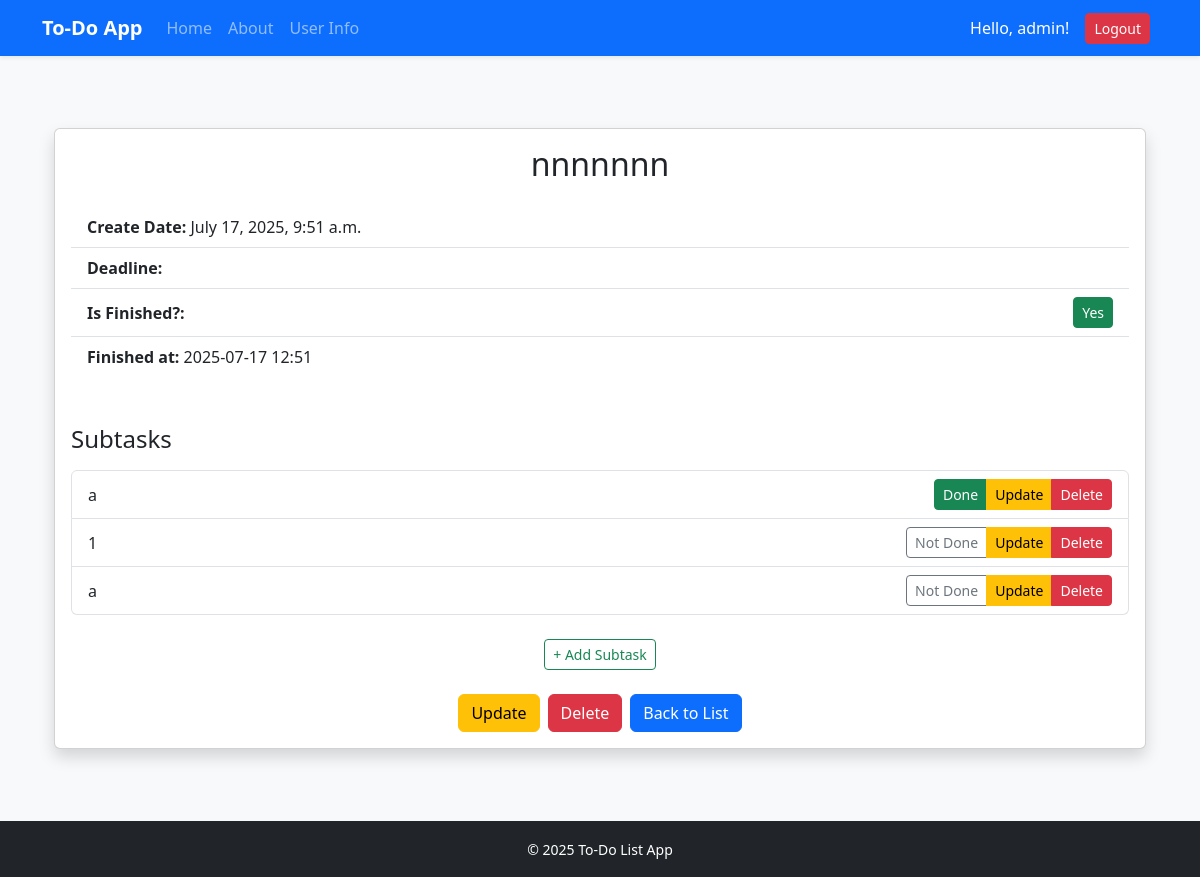
The page /description/101/ (signed in) on the database as committed earlier.
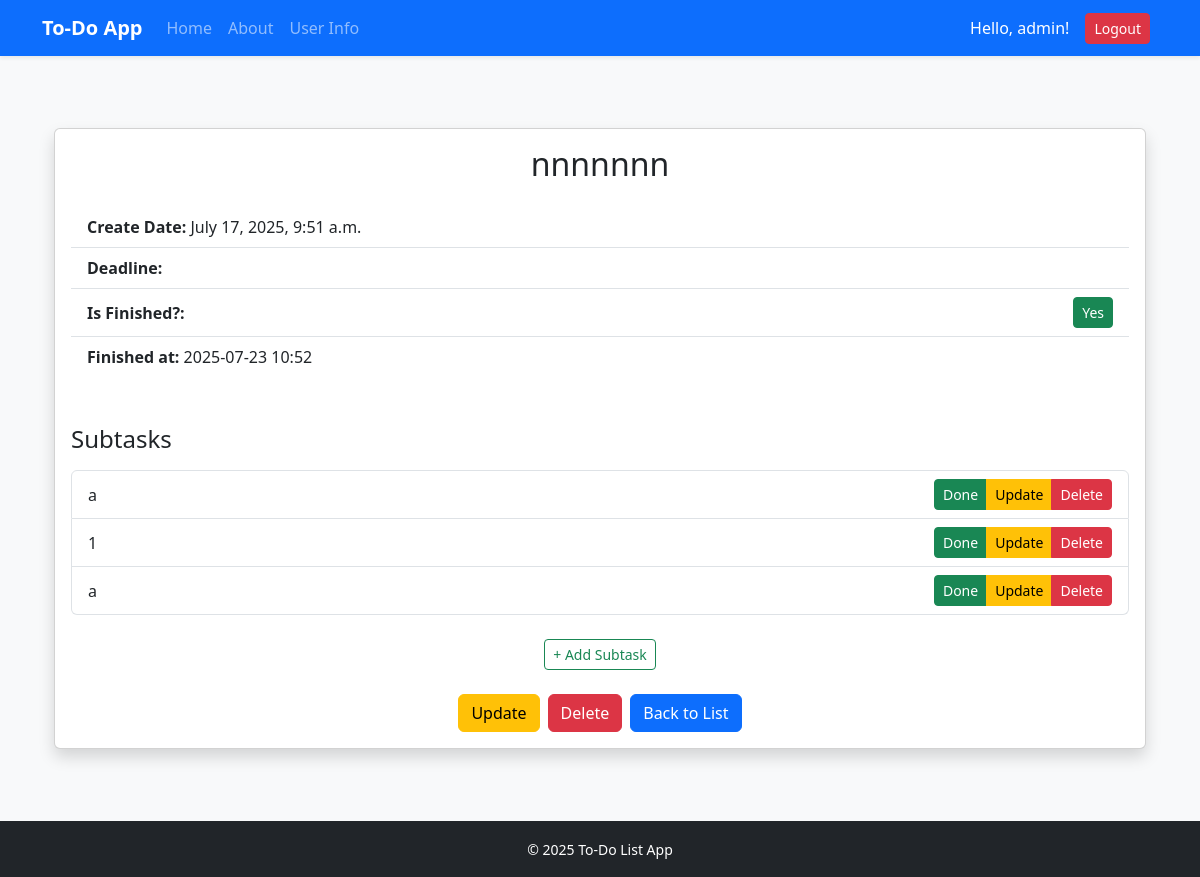
The same page on the database as committed later.
### todo_app/models.py (models this page shows, shortened)
class Todos(models.Model):
    title = models.CharField(max_length=100, blank=True)
    description = models.TextField(max_length=1000, blank=True)
    finished = models.BooleanField(default=False)
    date_created = models.DateTimeField(default=now, blank=True)
    finished_date = models.DateTimeField(null=True, blank=True)
    deadline = models.DateTimeField(null=True, blank=True)
    is_private = models.BooleanField(default=True)
    daily_list = models.ForeignKey('DailyTodoList', on_delete=models.CASCADE, related_name='todos', null=True, blank=True)
    user = models.ForeignKey(User, on_delete=models.CASCADE)
    class Meta:
        verbose_name = "Todo"
        verbose_name_plural = "Todos"

class TodoItem(models.Model):
    todo = models.ForeignKey(Todos, related_name="items", on_delete=models.CASCADE)
    text = models.CharField(max_length=255)
    done = models.BooleanField(default=False)
    class Meta:
        verbose_name = "Todo item"
        verbose_name_plural = "Todo items"

### todo_app/views.py (the view)
# urls.py: path('description/<int:id>/', views.description, name='description'),
@login_required
def description(request, id):
    todo = get_object_or_404(Todos, id=id)
    if not request.user.is_superuser and todo.daily_list and todo.daily_list.user != request.user:
        return redirect("index")
    return render(request, 'todo_app/description.html', {
        'todo': todo,
        'todo_items': todo.items.all(),
        'daily_list_id': todo.daily_list.id if todo.daily_list else None,
    })

### todo_app/templates/todo_app/description.html (shortened to what this page needs)
{% extends "todo_app/base.html" %}
{% block content %}
<div class="container my-5">
  <div class="card shadow">
    <div class="card-body">
      <h2 class="text-center">{{ todo.title }}</h2>
      <ul class="list-group list-group-flush mt-4">
        <li class="list-group-item"><strong>Create Date:</strong> {{ todo.date_created }}</li>
        <li class="list-group-item"><strong>Deadline:</strong> {{ todo.deadline|date:"Y-m-d H:i" }}</li>
        <li class="list-group-item d-flex justify-content-between align-items-center">
          <span><strong>Is Finished?:</strong></span>
          {% if todo.finished %}
            <a class="btn btn-success btn-sm" href="{% url 'yes_finish' todo.id %}">Yes</a>
          {% else %}
            <a class="btn btn-outline-danger btn-sm" href="{% url 'no_finish' todo.id %}">No</a>
          {% endif %}
        </li>
        <li class="list-group-item">
          <strong>Finished at:</strong>
          {% if todo.finished_date %}
            {{ todo.finished_date|date:"Y-m-d H:i" }}
          {% else %}
            <span class="text-muted">Not finished yet</span>
          {% endif %}
        </li>
      </ul>
      <h4 class="mt-5">Subtasks</h4>
      <ul class="list-group mt-3" id="subtask-list">
        {% for item in todo_items %}
          <li class="list-group-item d-flex justify-content-between align-items-center" data-id="{{ item.id }}">
            <span>{{ item.text }}</span>
            <div class="btn-group">
              <button type="button" class="btn btn-sm toggle-subtask-btn {% if item.done %}btn-success{% else %}btn-outline-secondary{% endif %}" data-id="{{ item.id }}">
                {% if item.done %}Done{% else %}Not Done{% endif %}
              </button>
              <a href="{% url 'update_subtask' item.id %}" class="btn btn-warning btn-sm">Update</a>
              <button type="button" class="btn btn-danger btn-sm delete-subtask-btn" data-id="{{ item.id }}">Delete</button>
            </div>
          </li>
        {% empty %}
          <p class="text-muted mt-3">No subtasks found for this task.</p>
        {% endfor %}
      </ul>
      <div class="text-center mt-4">
        <button class="btn btn-outline-success btn-sm" id="show-form-btn">+ Add Subtask</button>
       </div>
      <div class="text-center mt-4">
        <div class="d-flex justify-content-center flex-wrap gap-2">
          <a class="btn btn-warning" href="{% url 'update' todo.id %}">Update</a>
          <form method="POST" action="{% url 'delete' todo.id %}">
            <button type="submit" class="btn btn-danger">Delete</button>
          </form>
          <a class="btn btn-primary" href="{% url 'category_view' todo.daily_list.category.id %}">Back to List</a>
        </div>
      </div>
    </div>
  </div>
</div>
{% endblock content %}

Rows that differ between the two databases and show on the page:
changed Todos "nnnnnnn": finished_date "2025-07-17 12:51" → "2025-07-23 10:52"
changed TodoItem (number 2 of 3 on the later page): done "Not Done" → "Done"
changed TodoItem (number 3 of 3 on the later page): done "Not Done" → "Done"
